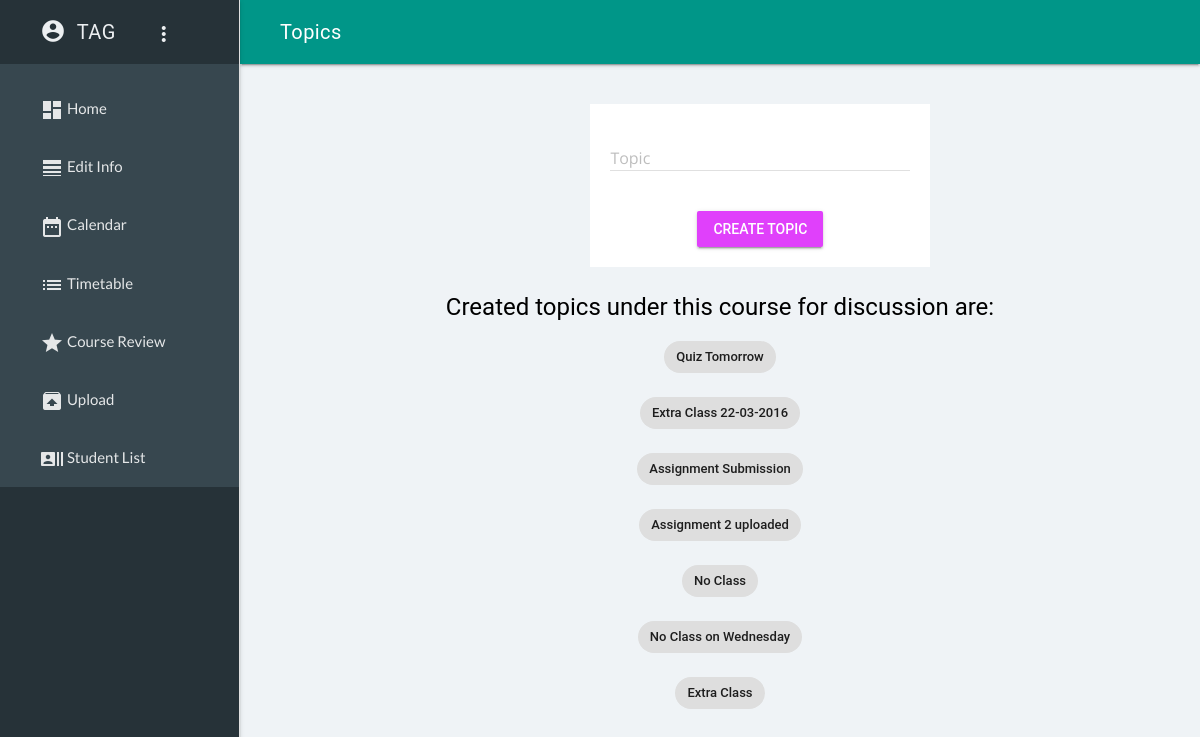
The app's page /faculty/show_and_create_topics.php?cid=16 (signed in) with its own data.
### tables this page shows
CREATE TABLE `prof` (
  `id` int(11) NOT NULL,
  `NAME` varchar(40) NOT NULL,
  `PASSWORD` varchar(30) NOT NULL,
  `CONTACT` varchar(13) NOT NULL,
  `ADDRESS` varchar(80) NOT NULL,
  `TEACHER_ID` int(11) NOT NULL
);

CREATE TABLE `table_forum` (
  `forum_id` int(11) NOT NULL,
  `course_id` int(11) NOT NULL,
  `forum_name` varchar(100) NOT NULL
);

### faculty/show_and_create_topics.php (the view, shortened to what this page needs)
<?php
require 'core.php';
    $cr_id=$_GET['cid'];
  ?>
<!DOCTYPE html>
<html>
<head>
  <body>
<?php
  $title="Topics";
include 'include.inc.php';
         echo "<br><br><center class=opts id=frm><form method='POST' action='c_topic.php?cid=".$cr_id."'>
        <div class=\"mdl-textfield mdl-js-textfield mdl-textfield--floating-label\">
        <input name='forum_name' class=\"mdl-textfield__input\" type=\"text\" id=\"sample3\">
        <label class=\"mdl-textfield__label\" for=\"sample3\">Topic</label>
        </div>
        <br><br>
        <input type='submit' value='Create Topic' class=\"mdl-button mdl-js-button mdl-button--raised mdl-js-ripple-effect mdl-button--accent\"/>
     </form></center>";
    echo '<center>
    <h4>Created topics under this course for discussion are:</h4>
  </center>';
  $sql = "SELECT
                    forum_id,
                    forum_name
                FROM
                    table_forum
                WHERE course_id=".$cr_id."";
        $result = $db->query($sql);
    if (!$result->num_rows)
  {
    echo ('No topics are created under this course ');
  }
   else
    {
          $rows=$result->fetch_all(MYSQLI_ASSOC);
          foreach($rows as $row)
          {
            $q="SELECT * FROM table_forum WHERE  forum_id=".$row['forum_id']." ";
            $name=$db->query($q);
            $sname=$name->fetch_all(MYSQLI_ASSOC);
      foreach($sname as $sn)
            {
    echo "<center> <a class=\"mdl-chip\" href=show_and_create_post.php?cid=".$cr_id."&fid=".$sn['forum_id']." ><span class=\"mdl-chip__text\">".$sn['forum_name']."</span></a></center>";
       }
          }
       }
?>
<br><br><br><br><br></div></main></div>
</body>
</html>

### faculty/include.inc.php (shortened to what this page needs)
 <link rel="stylesheet" href="assets/css/material.min.css" />
<div class="mdl-layout mdl-js-layout mdl-layout--fixed-drawer
            mdl-layout--fixed-header">
  <header class="mdl-layout__header">
    <div class="mdl-layout__header-row">
      <span class="mdl-layout-title"><?php echo $title;?></span>
    </div>
  </header>
  <div class="mdl-layout__drawer mdl-color--blue-grey-900 mdl-color-text--blue-grey-50">
    <span class="mdl-layout-title">
    <?php
    $query_res=$db->query("SELECT NAME from prof where TEACHER_ID=".@$_SESSION['unamefac']." ");
    $rows=$query_res->fetch_all(MYSQLI_ASSOC) ;
    foreach($rows as $row)
      {
        $nm="<i class=\"material-icons alig acnt\">account_circle</i> &nbsp;".$row['NAME']."&nbsp;&nbsp;&nbsp;&nbsp;&nbsp;&nbsp;<button id=demo-menu-lower
        class=\"mdl-button mdl-js-button mdl-button--icon\">
  <i class=material-icons>more_vert</i>
</button>
<ul class=\"mdl-menu mdl-menu--bottom-right mdl-js-menu mdl-js-ripple-effect\"
    for=demo-menu-lower>
   <a href=\"editinfo.php\"><li class=mdl-menu__item><i class=\"alig material-icons\">line_weight</i> Edit Info</li></a>
  <a href=\"logout.php\"><li class=mdl-menu__item><i class=\"material-icons alig\">launch</i> Log Out</li></a>
</ul>" ;
        echo $nm;
      }
    ?></span>
    <nav class="mdl-navigation mdl-color--blue-grey-800 mdl-color-text--blue-white-20">
      <a class="mdl-navigation__link" href="index.php"><i class="material-icons">dashboard</i> Home </a>
      <a class="mdl-navigation__link" href="editinfo.php"><i class="material-icons">line_weight</i> Edit Info</a>
      <a class="mdl-navigation__link" href="cal.php"><i class="material-icons">date_range</i> Calendar</a>
      <a class="mdl-navigation__link" href="timetable.php"><i class="material-icons">list</i> Timetable</a>
      <a class="mdl-navigation__link" href="review.php"><i class="material-icons">grade</i> Course Review</a>
      <a class="mdl-navigation__link" href="fupl.php"><i class="material-icons">unarchive</i> Upload</a>
      <a class="mdl-navigation__link" href="listst.php"><i class="material-icons">recent_actors</i> Student List</a>
    </nav>
  </div>
  <main class="mdl-layout__content">
    <div class="page-content">

### faculty/include.inc.php (style rules this page uses)
.alig { vertical-align:-21%;font-size:20px; }
.acnt { font-size:26px; }
a { text-decoration:none; }
.mdl-navigation__link { font-family:'Lato' !important; }
.mdl-navigation__link { font-size:15px;color:white !important; }
.opts { background:white;padding:20px; }
body { background:#eff3f6;font-family:'Open Sans';color:black; }
#frm { display:inline-block; margin-left:35%; }
.page-content { width:90%;margin: auto;color:black; }

### records on screen
prof: NAME "TAG"
table_forum: forum_name "Quiz Tomorrow"
table_forum: forum_name "Extra Class 22-03-2016"
table_forum: forum_name "Assignment Submission"
table_forum: forum_name "Assignment 2 uploaded"
table_forum: forum_name "No Class"
table_forum: forum_name "No Class on Wednesday"
table_forum: forum_name "Extra Class"

### other values on screen
$title "Topics"
